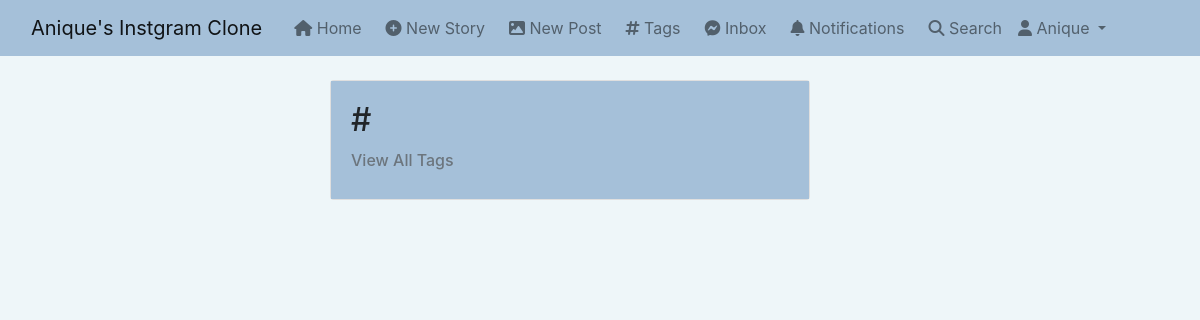
Page /tag/test (signed in) on the earlier database version.
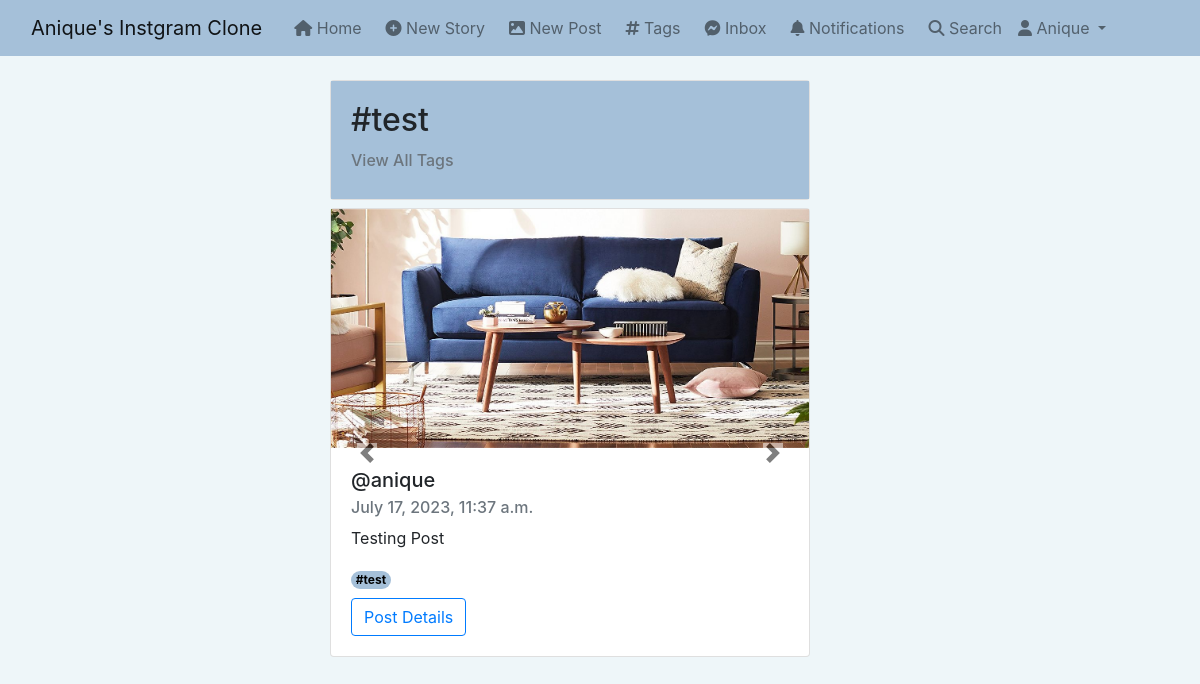
Same page on the later database version.
### post/models.py (models this page shows, shortened)
class Tag(models.Model):
    title = models.CharField(max_length=50,verbose_name='Tag')
    slug = models.SlugField(blank=True)
    class Meta:
        verbose_name_plural='Tags'
    def __str__(self):
        return self.title
    def get_absolute_url(self):
        return reverse("tag_posts", args=[self.slug])

class PostFileContent(models.Model):
    user = models.ForeignKey(User,on_delete=models.CASCADE,related_name='content_owner')
    file = models.FileField(upload_to=user_directory_path)

class Post(models.Model):
    id = models.UUIDField(primary_key=True,default=uuid.uuid4,editable=False)
    content = models.ManyToManyField(PostFileContent,related_name='contents')
    caption = models.TextField(max_length=9000,verbose_name='Caption')
    posted = models.DateTimeField(auto_now_add=True)
    tags = models.ManyToManyField(Tag,related_name='tags')
    user = models.ForeignKey(User,on_delete=models.CASCADE)
    likes = models.IntegerField(default=0)
    def get_absolute_url(self):
        return reverse("post_details", args=[str(self.id)])

### post/views.py (the view)
# urls.py: path('tag/<slug:tag_slug>',views.tag_posts,name='tag_posts'),
@login_required
def tag_posts(request,tag_slug):
    tag = Tag.objects.filter(slug=tag_slug).first()
    posts = Post.objects.filter(tags=tag).order_by('-posted')
    context = {
        "posts":posts,
        'tag':tag,
    }
    return render(request,'post/tag_posts.html',context)

### django_instagram_clone/templates/post/tag_posts.html (shortened to what this page needs)
{% extends 'base.html' %} {% load static %} {% block stylesheet %}
<link rel="stylesheet" href="{% static 'css/index.css' %}" />
{% endblock stylesheet %} {% block content %}
<div class="container">
  <div class="row">
    <div class="col-md-8 offset-md-3 mt-4">
      <div class="card mb-2" style="width: 30rem">
        <div class="card-body" style="background-color: #a5c0d9">
          <h2 class="card-title">#{{tag.title}}</h2>
          <a class="card-subtitle mt-2 text-muted" href="{% url 'tags' %}"
            ><h6>View All Tags</h6></a
          >
        </div>
      </div>
    </div>
  </div>
</div>
{% for post in posts %}
<div class="container">
  <div class="row">
    <div class="col-md-8 offset-md-3">
      <div class="card mb-2" style="width: 30rem">
        {% if post.content.all.count == 1 %}
        {% if post.content.first.file.name|slice:'-3:'|lower == 'jpg' or post.content.first.file.name|slice:'-3:'|lower == 'png' %}
        <img
          src="{{post.content.first.file.url}}"
          class="card-img-top"
          alt="..."
        />
        {% else %}
        <video
          id="my-video"
          width="475"
          height="400"
          controls="controls"
          preload="metadata"
          src="{{post.content.first.file.url}}#t=0.5"
          type="video/mp4"
        ></video>
        {% endif %} {% else %}
        <div
          id="carouselExampleControls{{post.id}}"
          data-interval="false"
          class="carousel slide"
          data-bs-ride="carousel"
        >
          <div class="carousel-inner">
            {% for file in post.content.all %}
            <div
              class="carousel-item {% if post.content.first.file.name == file.file.name %}active{% endif %}"
            >
              {% if file.file.name|slice:'-3:'|lower == 'jpg' or file.file.name|slice:'-3:'|lower == 'png'%}
              <img src="{{file.file.url}}" class="d-block w-100" alt="..." />
              {% endif %}
            </div>
            {% endfor %}
          </div>
          <button
            style="margin-top: 50%; height: 10px"
            class="carousel-control-prev"
            type="button"
            data-bs-target="#carouselExampleControls{{post.id}}"
            data-bs-slide="prev"
          >
            <span class="carousel-control-prev-icon" aria-hidden="true"></span>
          </button>
          <button
            style="margin-top: 50%; height: 10px"
            class="carousel-control-next"
            type="button"
            data-bs-target="#carouselExampleControls{{post.id}}"
            data-bs-slide="next"
          >
            <span
              class="carousel-control-next-icon"
              style="color: blueviolet"
              aria-hidden="true"
            ></span>
          </button>
        </div>
        {% endif %}
        <div class="card-body">
          <h5 class="card-title">@{{post.user.username}}</h5>
          <h6 class="card-subtitle mb-2 text-muted">{{post.posted}}</h6>
          <p class="card-text">
            {% if post.caption|wordcount > 30 %}
              {{post.caption|truncatewords:29}}
            {% else %}
              {{post.caption}}
            {% endif %}
          </p>
          {% for tag in post.tags.all %}
          <a href="{{tag.get_absolute_url}}">
            <span
              class="badge rounded-pill"
              style="background-color: #a5c0d9; color: black"
              >#{{tag}}</span
            ></a
          >{% endfor %} <br />
          <a
            href="{{post.get_absolute_url}}"
            class="btn btn-outline-primary mt-2"
            >Post Details</a
          >
        </div>
      </div>
    </div>
  </div>
</div>
{% endfor %}
{% endblock content %}

Differences in the rows shown:
added Tag: title "test"
added Post: user.username "anique", posted "July 17, 2023, 11:37 a.m.", caption "Testing Post"
added PostFileContent: file (picture)
